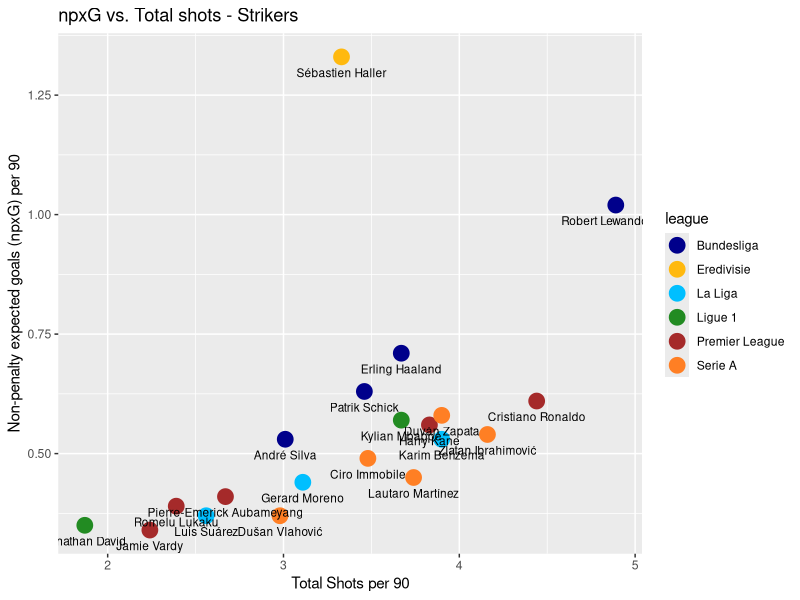
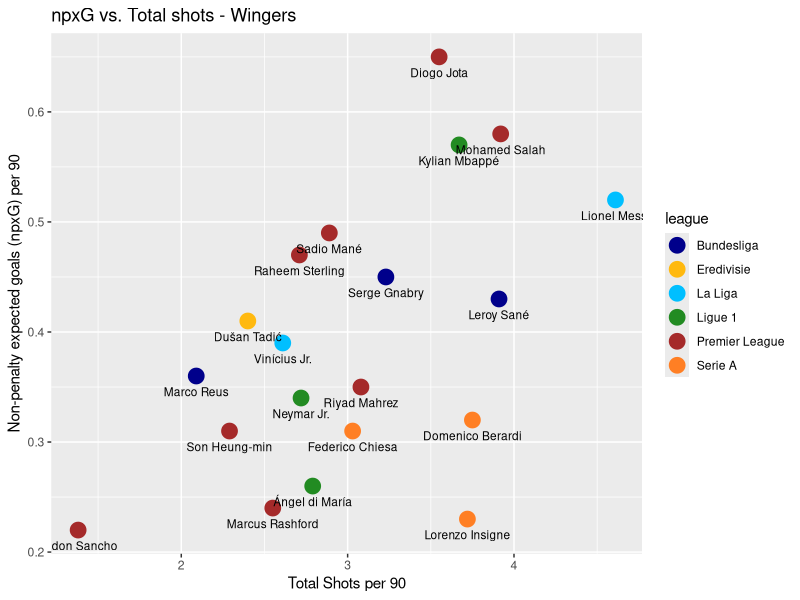
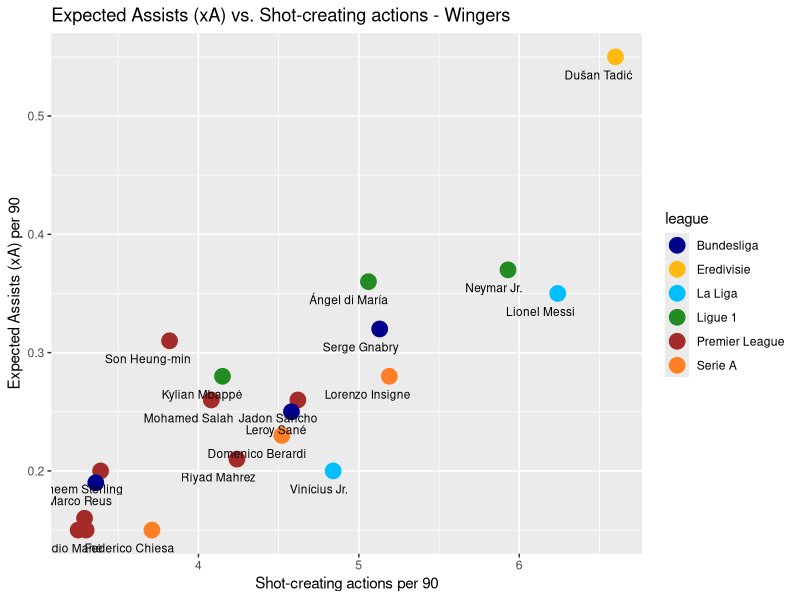
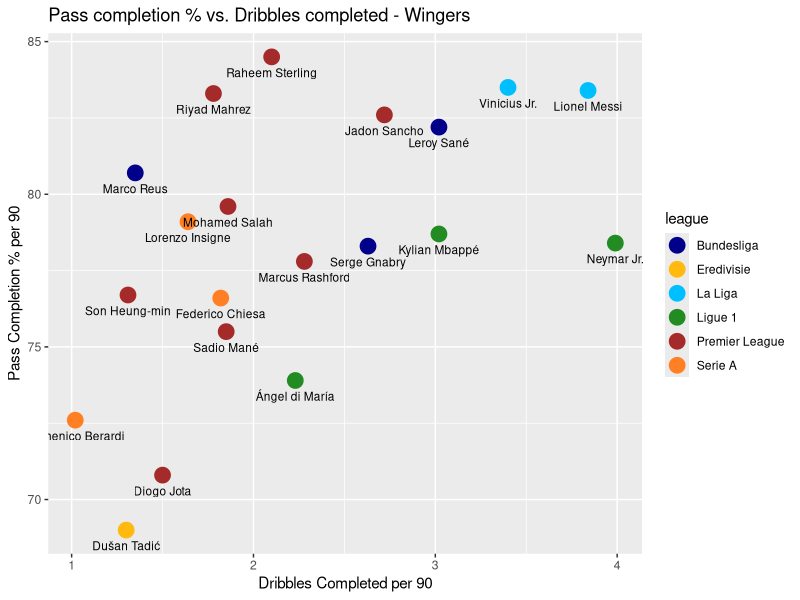

The R script that drew these images, in order:
wingers <- data.frame(
  player = c("Lionel Messi",
             "Mohamed Salah",
             "Kylian Mbappé",
             "Raheem Sterling",
             "Neymar Jr.",
             "Riyad Mahrez",
             "Sadio Mané",
             "Son Heung-min",
             "Lorenzo Insigne",
             "Jadon Sancho",
             "Federico Chiesa",
             "Vinícius Jr.",
             "Ángel di María",
             "Diogo Jota",
             "Leroy Sané",
             "Marcus Rashford",
             "Marco Reus",
             "Domenico Berardi",
             "Serge Gnabry",
             "Dušan Tadić"),
  npxG = c(0.52,
           0.58,
           0.57,
           0.47,
           0.34,
           0.35,
           0.49,
           0.31,
           0.23,
           0.22,
           0.31,
           0.39,
           0.26,
           0.65,
           0.43,
           0.24,
           0.36,
           0.32,
           0.45,
           0.41),
  total_shots = c(4.61,
                  3.92,
                  3.67,
                  2.71,
                  2.72,
                  3.08,
                  2.89,
                  2.29,
                  3.72,
                  1.38,
                  3.03,
                  2.61,
                  2.79,
                  3.55,
                  3.91,
                  2.55,
                  2.09,
                  3.75,
                  3.23,
                  2.40),
  league = c("La Liga",
             "Premier League",
             "Ligue 1",
             "Premier League",
             "Ligue 1",
             "Premier League",
             "Premier League",
             "Premier League",
             "Serie A",
             "Premier League",
             "Serie A",
             "La Liga",
             "Ligue 1",
             "Premier League",
             "Bundesliga",
             "Premier League",
             "Bundesliga",
             "Serie A",
             "Bundesliga",
             "Eredivisie"),
  xA = c(0.35,
         0.26,
         0.28,
         0.2,
         0.37,
         0.21,
         0.15,
         0.31,
         0.28,
         0.26,
         0.15,
         0.2,
         0.36,
         0.16,
         0.25,
         0.15,
         0.19,
         0.23,
         0.32,
         0.55),
  shot_creating = c(6.24,
                    4.08,
                    4.15,
                    3.39,
                    5.93,
                    4.24,
                    3.3,
                    3.82,
                    5.19,
                    4.62,
                    3.71,
                    4.84,
                    5.06,
                    3.29,
                    4.58,
                    3.25,
                    3.36,
                    4.52,
                    5.13,
                    6.60),
  dribbles = c(3.84,
               1.86,
               3.02,
               2.10,
               3.99,
               1.78,
               1.85,
               1.31,
               1.64,
               2.72,
               1.82,
               3.4,
               2.23,
               1.5,
               3.02,
               2.28,
               1.35,
               1.02,
               2.63,
               1.30),
  pass_completion = c(83.4,
                      79.6,
                      78.7,
                      84.5,
                      78.4,
                      83.3,
                      75.5,
                      76.7,
                      79.1,
                      82.6,
                      76.6,
                      83.5,
                      73.9,
                      70.8,
                      82.2,
                      77.8,
                      80.7,
                      72.6,
                      78.3,
                      69.0)
  )
wingers2 <- data.frame(
  player = c("Lionel Messi",
             "Mohamed Salah",
             "Kylian Mbappé",
             "Raheem Sterling",
             "Neymar Jr.",
             "Riyad Mahrez",
             "Sadio Mané",
             "Son Heung-min",
             "Lorenzo Insigne",
             "Jadon Sancho",
             "Federico Chiesa",
             "Vinícius Jr.",
             "Ángel di María",
             "",
             "Leroy Sané",
             "",
             "Marco Reus",
             "Domenico Berardi",
             "Serge Gnabry",
             "Dušan Tadić"),
  npxG = c(0.52,
           0.58,
           0.57,
           0.47,
           0.34,
           0.35,
           0.49,
           0.31,
           0.23,
           0.22,
           0.31,
           0.39,
           0.26,
           0.65,
           0.43,
           0.24,
           0.36,
           0.32,
           0.45,
           0.41),
  total_shots = c(4.61,
                  3.92,
                  3.67,
                  2.71,
                  2.72,
                  3.08,
                  2.89,
                  2.29,
                  3.72,
                  1.38,
                  3.03,
                  2.61,
                  2.79,
                  3.55,
                  3.91,
                  2.55,
                  2.09,
                  3.75,
                  3.23,
                  2.40),
  league = c("La Liga",
             "Premier League",
             "Ligue 1",
             "Premier League",
             "Ligue 1",
             "Premier League",
             "Premier League",
             "Premier League",
             "Serie A",
             "Premier League",
             "Serie A",
             "La Liga",
             "Ligue 1",
             "Premier League",
             "Bundesliga",
             "Premier League",
             "Bundesliga",
             "Serie A",
             "Bundesliga",
             "Eredivisie"),
  xA = c(0.35,
         0.26,
         0.28,
         0.2,
         0.37,
         0.21,
         0.15,
         0.31,
         0.28,
         0.26,
         0.15,
         0.2,
         0.36,
         0.16,
         0.25,
         0.15,
         0.19,
         0.23,
         0.32,
         0.55),
  shot_creating = c(6.24,
                    4.08,
                    4.15,
                    3.39,
                    5.93,
                    4.24,
                    3.3,
                    3.82,
                    5.19,
                    4.62,
                    3.71,
                    4.84,
                    5.06,
                    3.29,
                    4.58,
                    3.25,
                    3.36,
                    4.52,
                    5.13,
                    6.60),
  dribbles = c(3.84,
               1.86,
               3.02,
               2.10,
               3.99,
               1.78,
               1.85,
               1.31,
               1.64,
               2.72,
               1.82,
               3.4,
               2.23,
               1.5,
               3.02,
               2.28,
               1.35,
               1.02,
               2.63,
               1.30),
  pass_completion = c(83.4,
                      79.6,
                      78.7,
                      84.5,
                      78.4,
                      83.3,
                      75.5,
                      76.7,
                      79.1,
                      82.6,
                      76.6,
                      83.5,
                      73.9,
                      70.8,
                      82.2,
                      77.8,
                      80.7,
                      72.6,
                      78.3,
                      69.0)
)
strikers <- data.frame(
  player = c('Robert Lewandowski',
             'Cristiano Ronaldo',
             'Karim Benzema',
             'Kylian Mbappé',
             'Erling Haaland',
             'Romelu Lukaku',
             'Luis Suárez',
             'Lautaro Martínez',
             'Harry Kane',
             'Gerard Moreno',
             'Pierre-Emerick Aubameyang',
             'Jamie Vardy',
             'Zlatan Ibrahimović',
             'Ciro Immobile',
             'André Silva',
             'Dušan Vlahović',
             'Jonathan David',
             'Duván Zapata',
             'Patrik Schick',
             'Sébastien Haller'),
  npxG = c(1.02,
           0.61,
           0.53,
           0.57,
           0.71,
           0.39,
           0.37,
           0.45,
           0.56,
           0.44,
           0.41,
           0.34,
           0.54,
           0.49,
           0.53,
           0.37,
           0.35,
           0.58,
           0.63,
           1.33),
  total_shots = c(4.89,
                  4.44,
                  3.90,
                  3.67,
                  3.67,
                  2.39,
                  2.56,
                  3.74,
                  3.83,
                  3.11,
                  2.67,
                  2.24,
                  4.16,
                  3.48,
                  3.01,
                  2.98,
                  1.87,
                  3.90,
                  3.46,
                  3.33),
  league = c("Bundesliga",
             "Premier League",
             "La Liga",
             "Ligue 1",
             "Bundesliga",
             "Premier League",
             "La Liga",
             "Serie A",
             "Premier League",
             "La Liga",
             "Premier League",
             "Premier League",
             "Serie A",
             "Serie A",
             "Bundesliga",
             "Serie A",
             "Ligue 1",
             "Serie A",
             "Bundesliga",
             "Eredivisie"))

mycols1  <- c("darkblue","darkgoldenrod1","deepskyblue","forestgreen","brown",
              "chocolate1")
cols2 <- c("darkblue","darkgoldenrod1","deepskyblue","forestgreen","brown",
           "chocolate1", "coral2", "chartreuse2", "gold1", "blueviolet",
           "aquamarine4", "cyan3","deeppink", "darkorange2", "firebrick1",
           "khaki4", "seagreen3", "hotpink", "orchid1", "slateblue3")
library(ggplot2)

wingers1 <- ggplot(data = wingers,
                   mapping = aes(
                     x=total_shots,
                     y=npxG,
                     color = league,
                     label = player
                   ))+
  geom_point(size=5) +
  geom_text(hjust=0.5, vjust=2.25, size=3, colour="Black") +
  scale_color_manual(values=mycols1) +
  ggtitle("npxG vs. Total shots - Wingers") +
  xlab("Total Shots per 90") +
  ylab("Non-penalty expected goals (npxG) per 90")

wingers2 <- ggplot(data = wingers2,
                   mapping = aes(
                     x=shot_creating,
                     y=xA,
                     color = league,
                     label = player
                   ))+
  geom_point(size=5) +
  geom_text(hjust=0.75, vjust=2.5, size=3, colour="Black") +
  scale_color_manual(values=mycols1) +
  ggtitle("Expected Assists (xA) vs. Shot-creating actions - Wingers") +
  xlab("Shot-creating actions per 90") +
  ylab("Expected Assists (xA) per 90")

wingers3 <- ggplot(data = wingers,
                   mapping = aes(
                     x=dribbles,
                     y=pass_completion,
                     color = league,
                     label = player
                   ))+
  geom_point(size=5) +
  geom_text(hjust=0.5, vjust=2.25, size=3, colour="Black") +
  scale_color_manual(values=mycols1) +
  ggtitle("Pass completion % vs. Dribbles completed - Wingers") +
  xlab("Dribbles Completed per 90") +
  ylab("Pass Completion % per 90")

strikers1  <- ggplot(data = strikers,
                     mapping = aes(
                       x=total_shots,
                       y=npxG,
                       color = league,
                       label = player
                     ))+
  geom_point(size=5) +
  geom_text(hjust=0.5, vjust=2.25, size=3, colour="Black") +
  scale_color_manual(values=mycols1)+
  ggtitle("npxG vs. Total shots - Strikers") +
  xlab("Total Shots per 90") +
  ylab("Non-penalty expected goals (npxG) per 90")

# library(RColorBrewer)
# 
# qual_col_pals = brewer.pal.info[brewer.pal.info$category == 'qual',]
# col_vector = unlist(mapply(brewer.pal, qual_col_pals$maxcolors, rownames(qual_col_pals)))
# mycols2 <- sample(col_vector,20)
# pie(rep(1,20), col=cols2)


